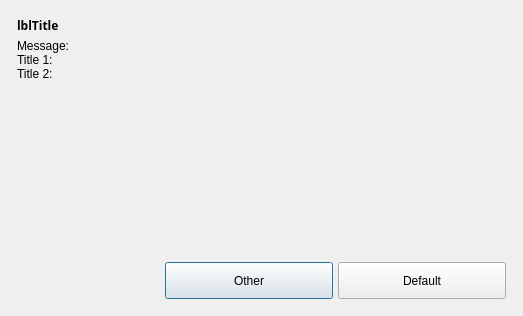
<?xml version="1.0" encoding="UTF-8"?>
<ui version="4.0">
 <class>Dialog</class>
 <widget class="QDialog" name="Dialog">
  <property name="geometry">
   <rect>
    <x>0</x>
    <y>0</y>
    <width>523</width>
    <height>316</height>
   </rect>
  </property>
  <property name="windowTitle">
   <string>Dialog</string>
  </property>
  <property name="autoFillBackground">
   <bool>false</bool>
  </property>
  <layout class="QVBoxLayout" name="verticalLayout_2">
   <item>
    <widget class="QFrame" name="frContainer">
     <property name="frameShape">
      <enum>QFrame::NoFrame</enum>
     </property>
     <property name="frameShadow">
      <enum>QFrame::Raised</enum>
     </property>
     <layout class="QVBoxLayout" name="verticalLayout">
      <property name="spacing">
       <number>0</number>
      </property>
      <property name="margin">
       <number>6</number>
      </property>
      <item>
       <layout class="QHBoxLayout" name="DialogTitle">
        <property name="bottomMargin">
         <number>5</number>
        </property>
        <item>
         <widget class="QLabel" name="lblTitle">
          <property name="sizePolicy">
           <sizepolicy hsizetype="Preferred" vsizetype="Preferred">
            <horstretch>0</horstretch>
            <verstretch>0</verstretch>
           </sizepolicy>
          </property>
          <property name="maximumSize">
           <size>
            <width>16777215</width>
            <height>45</height>
           </size>
          </property>
          <property name="font">
           <font>
            <family>Century Gothic</family>
            <weight>75</weight>
            <bold>true</bold>
           </font>
          </property>
          <property name="text">
           <string>lblTitle</string>
          </property>
         </widget>
        </item>
       </layout>
      </item>
      <item>
       <widget class="QLabel" name="lblMessage">
        <property name="text">
         <string>Message:</string>
        </property>
       </widget>
      </item>
      <item>
       <layout class="QHBoxLayout" name="horizontalLayout">
        <item>
         <layout class="QFormLayout" name="formLayout">
          <property name="fieldGrowthPolicy">
           <enum>QFormLayout::AllNonFixedFieldsGrow</enum>
          </property>
          <property name="labelAlignment">
           <set>Qt::AlignRight|Qt::AlignTrailing|Qt::AlignVCenter</set>
          </property>
          <item row="0" column="0">
           <widget class="QLabel" name="lblTitle1">
            <property name="text">
             <string>Title 1:</string>
            </property>
           </widget>
          </item>
          <item row="0" column="1">
           <widget class="QFrame" name="txtValue1">
            <property name="minimumSize">
             <size>
              <width>50</width>
              <height>10</height>
             </size>
            </property>
            <property name="frameShape">
             <enum>QFrame::NoFrame</enum>
            </property>
            <property name="frameShadow">
             <enum>QFrame::Raised</enum>
            </property>
           </widget>
          </item>
          <item row="1" column="0">
           <widget class="QLabel" name="lblTitle2">
            <property name="text">
             <string>Title 2:</string>
            </property>
           </widget>
          </item>
          <item row="1" column="1">
           <widget class="QFrame" name="txtValue2">
            <property name="minimumSize">
             <size>
              <width>50</width>
              <height>10</height>
             </size>
            </property>
            <property name="frameShape">
             <enum>QFrame::NoFrame</enum>
            </property>
            <property name="frameShadow">
             <enum>QFrame::Raised</enum>
            </property>
           </widget>
          </item>
         </layout>
        </item>
        <item>
         <spacer name="ContentRightSpacer">
          <property name="orientation">
           <enum>Qt::Horizontal</enum>
          </property>
          <property name="sizeType">
           <enum>QSizePolicy::Maximum</enum>
          </property>
          <property name="sizeHint" stdset="0">
           <size>
            <width>260</width>
            <height>20</height>
           </size>
          </property>
         </spacer>
        </item>
       </layout>
      </item>
      <item>
       <spacer name="ContentBottomSpacer">
        <property name="orientation">
         <enum>Qt::Vertical</enum>
        </property>
        <property name="sizeHint" stdset="0">
         <size>
          <width>20</width>
          <height>43</height>
         </size>
        </property>
       </spacer>
      </item>
      <item>
       <layout class="QHBoxLayout" name="DialogButtons">
        <property name="topMargin">
         <number>5</number>
        </property>
        <item>
         <spacer name="ButtonAlignSpacer">
          <property name="orientation">
           <enum>Qt::Horizontal</enum>
          </property>
          <property name="sizeHint" stdset="0">
           <size>
            <width>40</width>
            <height>20</height>
           </size>
          </property>
         </spacer>
        </item>
        <item>
         <widget class="QPushButton" name="btnCancel">
          <property name="enabled">
           <bool>true</bool>
          </property>
          <property name="minimumSize">
           <size>
            <width>168</width>
            <height>37</height>
           </size>
          </property>
          <property name="maximumSize">
           <size>
            <width>168</width>
            <height>37</height>
           </size>
          </property>
          <property name="text">
           <string>Other</string>
          </property>
          <property name="default">
           <bool>false</bool>
          </property>
         </widget>
        </item>
        <item>
         <spacer name="ButtonsSpacer">
          <property name="orientation">
           <enum>Qt::Horizontal</enum>
          </property>
          <property name="sizeType">
           <enum>QSizePolicy::Fixed</enum>
          </property>
          <property name="sizeHint" stdset="0">
           <size>
            <width>5</width>
            <height>20</height>
           </size>
          </property>
         </spacer>
        </item>
        <item>
         <widget class="QPushButton" name="btnOK">
          <property name="enabled">
           <bool>true</bool>
          </property>
          <property name="minimumSize">
           <size>
            <width>168</width>
            <height>37</height>
           </size>
          </property>
          <property name="maximumSize">
           <size>
            <width>168</width>
            <height>37</height>
           </size>
          </property>
          <property name="text">
           <string>Default</string>
          </property>
          <property name="default">
           <bool>false</bool>
          </property>
         </widget>
        </item>
       </layout>
      </item>
     </layout>
    </widget>
   </item>
  </layout>
 </widget>
 <resources/>
 <connections/>
</ui>
